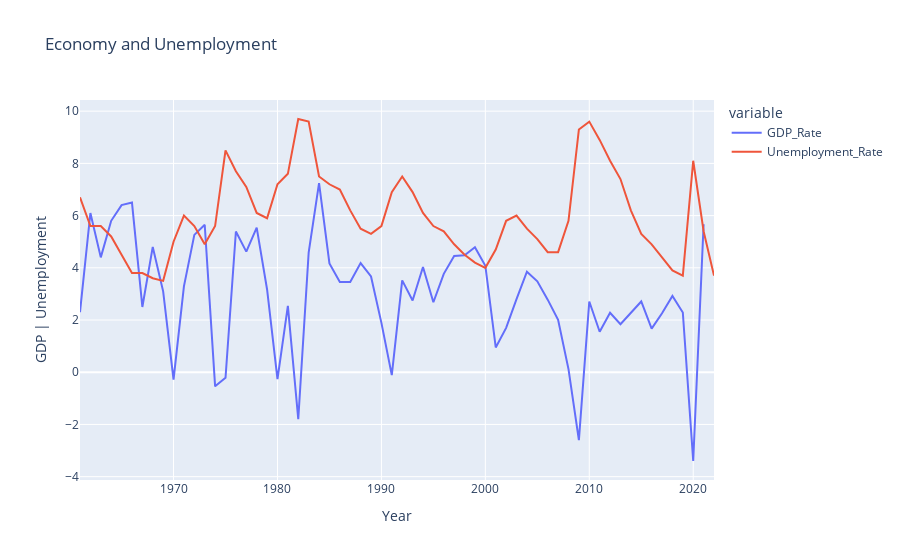

Notebook code cell kept with this figure:
### Code cell
fig = px.line(df,x='Year',y=['GDP_Rate','Unemployment_Rate'],title='Economy and Unemployment',height=400).update_layout(xaxis_title="Year", yaxis_title="GDP | Unemployment ")
fig.show()

### Figure 1 — Plotly figure (JSON) as saved in the notebook; plotly's stock layout.template omitted (floating-point values rounded to 4 significant figures)
{"data": [{"hovertemplate": "variable=GDP_Rate<br>Year=%{x}<br>value=%{y}<extra></extra>", "legendgroup": "GDP_Rate", "line": {"color": "#636efa", "dash": "solid"}, "marker": {"symbol": "circle"}, "mode": "lines", "name": "GDP_Rate", "orientation": "v", "showlegend": true, "type": "scatter", "x": [1961, 1962, 1963, 1964, 1965, 1966, 1967, 1968, 1969, 1970, 1971, 1972, 1973, 1974, 1975, 1976, 1977, 1978, 1979, 1980, 1981, 1982, 1983, 1984, 1985, 1986, 1987, 1988, 1989, 1990, 1991, 1992, 1993, 1994, 1995, 1996, 1997, 1998, 1999, 2000, 2001, 2002, 2003, 2004, 2005, 2006, 2007, 2008, 2009, 2010, 2011, 2012, 2013, 2014, 2015, 2016, 2017, 2018, 2019, 2020, 2021, 2022], "xaxis": "x", "y": [2.3, 6.1, 4.4, 5.8, 6.4, 6.5, 2.5, 4.8, 3.1, -0.28, 3.29, 5.26, 5.65, -0.54, -0.21, 5.39, 4.62, 5.54, 3.17, -0.26, 2.54, -1.8, 4.58, 7.24, 4.17, 3.46, 3.46, 4.18, 3.67, 1.89, -0.11, 3.52, 2.75, 4.03, 2.68, 3.77, 4.45, 4.48, 4.79, 4.08, 0.95, 1.7, 2.8, 3.85, 3.48, 2.78, 2.01, 0.12, -2.6, 2.71, 1.55, 2.28, 1.84, 2.29, 2.71, 1.67, 2.26, 2.92, 2.29, -3.4, 5.67, null], "yaxis": "y"}, {"hovertemplate": "variable=Unemployment_Rate<br>Year=%{x}<br>value=%{y}<extra></extra>", "legendgroup": "Unemployment_Rate", "line": {"color": "#EF553B", "dash": "solid"}, "marker": {"symbol": "circle"}, "mode": "lines", "name": "Unemployment_Rate", "orientation": "v", "showlegend": true, "type": "scatter", "x": [1961, 1962, 1963, 1964, 1965, 1966, 1967, 1968, 1969, 1970, 1971, 1972, 1973, 1974, 1975, 1976, 1977, 1978, 1979, 1980, 1981, 1982, 1983, 1984, 1985, 1986, 1987, 1988, 1989, 1990, 1991, 1992, 1993, 1994, 1995, 1996, 1997, 1998, 1999, 2000, 2001, 2002, 2003, 2004, 2005, 2006, 2007, 2008, 2009, 2010, 2011, 2012, 2013, 2014, 2015, 2016, 2017, 2018, 2019, 2020, 2021, 2022], "xaxis": "x", "y": [6.7, 5.6, 5.6, 5.2, 4.5, 3.8, 3.8, 3.6, 3.5, 5, 6, 5.6, 4.9, 5.6, 8.5, 7.7, 7.1, 6.1, 5.9, 7.2, 7.6, 9.7, 9.6, 7.5, 7.2, 7, 6.2, 5.5, 5.3, 5.6, 6.9, 7.5, 6.9, 6.1, 5.6, 5.4, 4.9, 4.5, 4.2, 4, 4.7, 5.8, 6, 5.5, 5.1, 4.6, 4.6, 5.8, 9.3, 9.6, 8.9, 8.1, 7.4, 6.2, 5.3, 4.9, 4.4, 3.9, 3.7, 8.1, 5.4, 3.7], "yaxis": "y"}], "layout": {"autosize": true, "legend": {"title": {"text": "variable"}, "tracegroupgap": 0}, "title": {"text": "Economy and Unemployment"}, "xaxis": {"anchor": "y", "autorange": true, "domain": [0, 1], "range": [1961, 2022], "title": {"text": "Year"}, "type": "linear"}, "yaxis": {"anchor": "x", "autorange": true, "domain": [0, 1], "range": [-4.128, 10.43], "title": {"text": "GDP | Unemployment "}, "type": "linear"}}}
